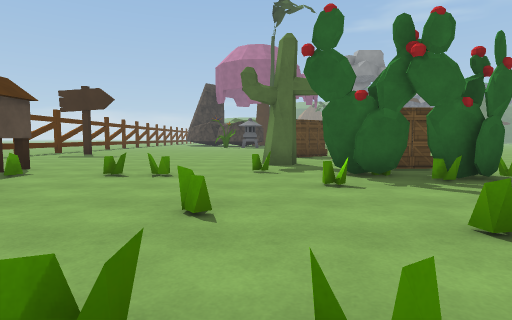
view 1 (above)

24 first-person views from a walk through a 3-D level made in the Unity game engine. The camera is 1.2 m above the floor, tilts 4° down and sees 80° across. The floor is counted in squares, 2 m on a side. Each view is taken from the middle of a square. On the plan, view 1 faces up. The plan holds only what a view shows up to about 9 squares ahead; the rest is blank. The place goes on beyond the plan. Some animated figures are not drawn. Some surface patterns are stand-ins.

view 2
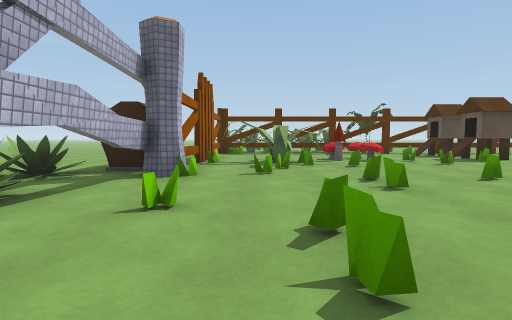

view 3
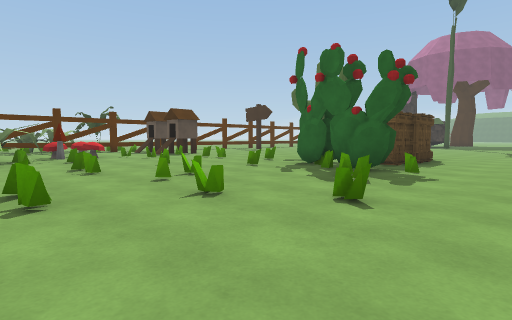

view 4
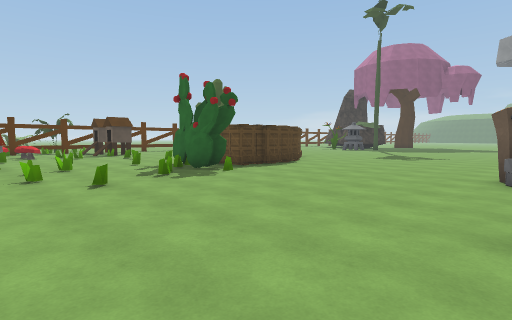

view 5
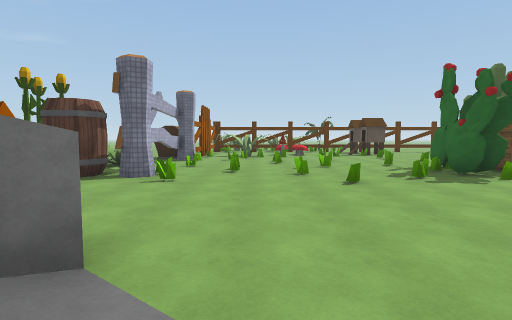

view 6
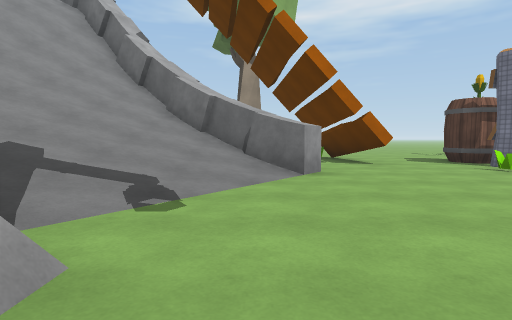

view 7
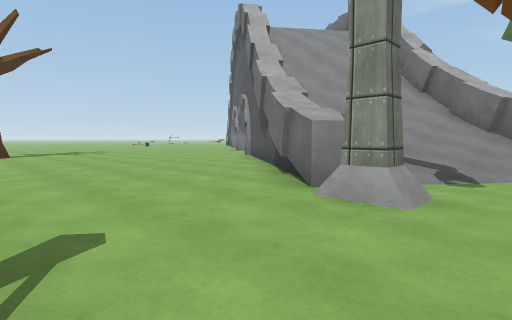

view 8
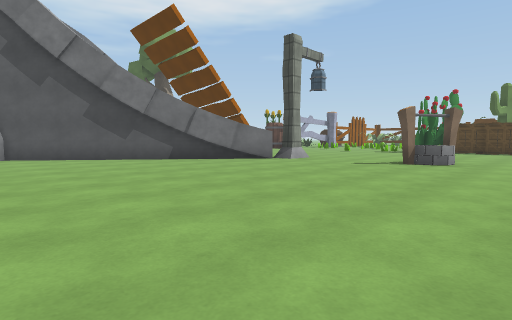

view 9
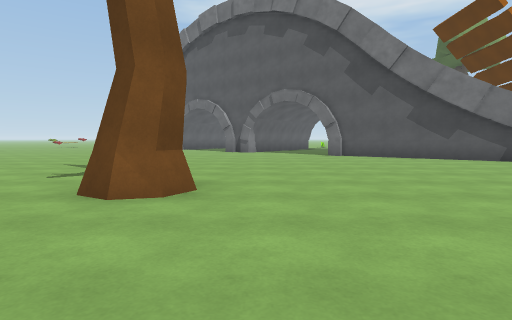

view 10
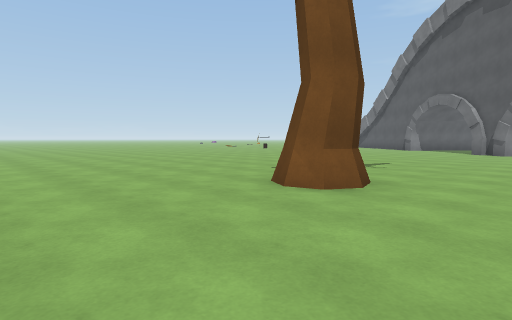

view 11
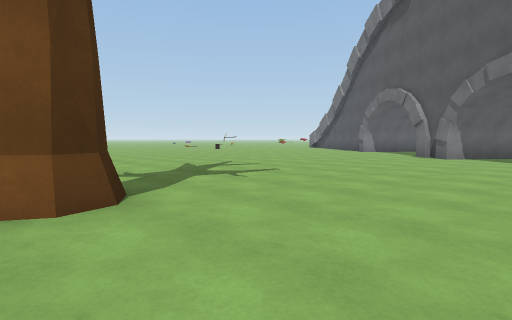

view 12
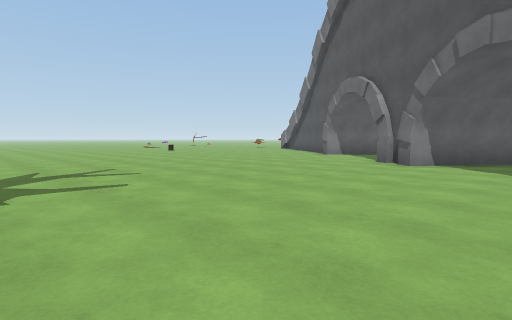

view 13
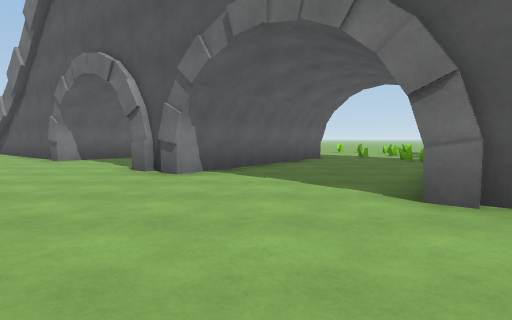

view 14
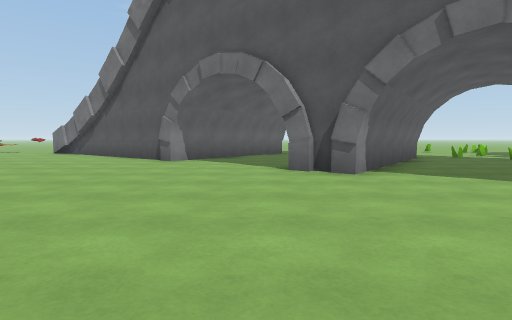

view 15
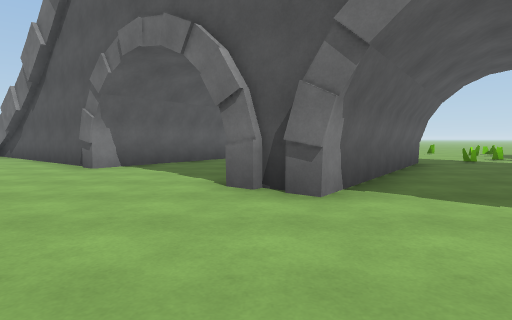

view 16
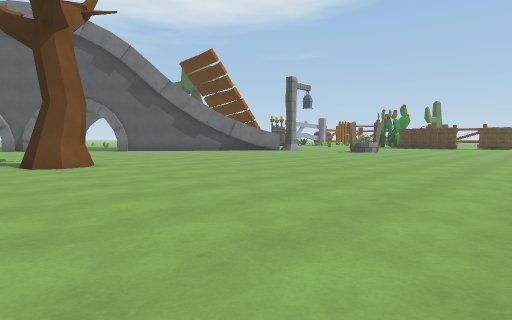

view 17
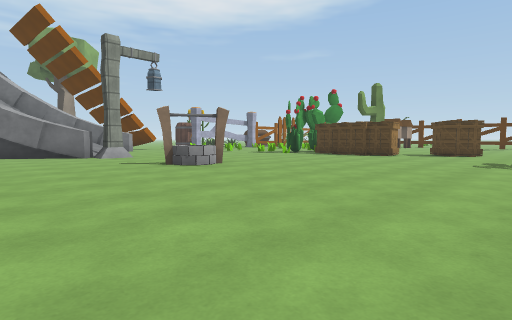

view 18
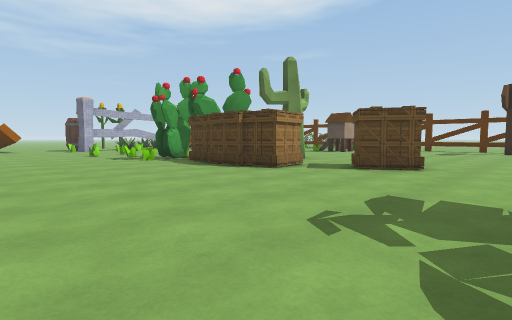

view 19
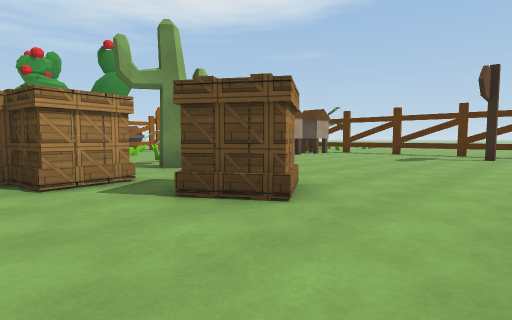

view 20
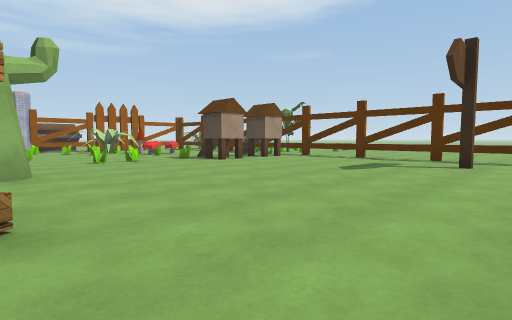

view 21
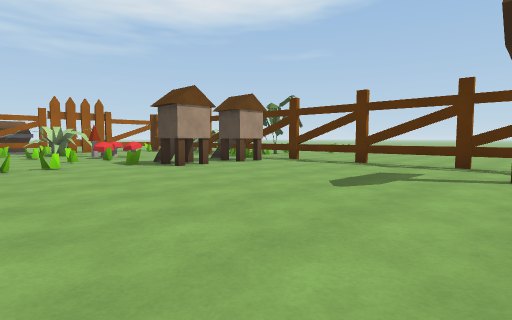

view 22
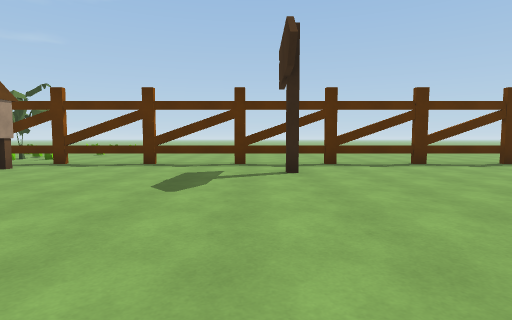

view 23
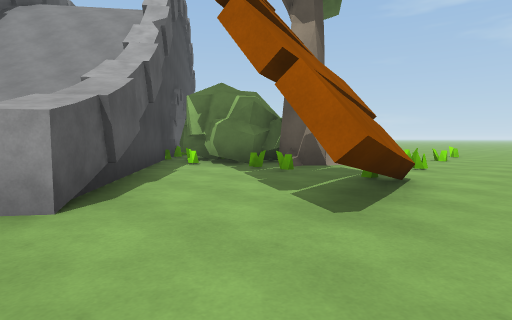

view 24
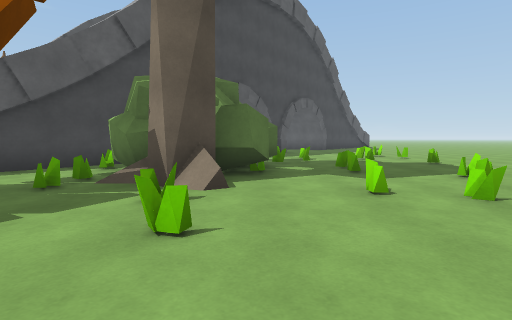

### Floor plan
Key: @ floor where view 1 was taken; # wall or solid block; . floor; / step, stairs or slope; = window, fence, low wall or low ledge; ^ raised ledge; C cactus; R crate; M mushroom; F fence; H chest; P plant; B barrel; S streetlight; T thing the floor can be seen under or through; O other object.
Columns run from 12 left of view 1 to 26 right of it. Each row starts with its distance up from view 1.
 13   ..#......................   ......
 12   ..=.#.............................
 11 ....#.........R.....................
 10 ....=........RR.....................
  9  ...#................................
  8   ..=..........R.......................
  7   ..T.......C#.R......^................
  6   ..TT.#.......R.................O.....
  5   =.TT.##.=.=##C#................#O....
  4   ##   ......=.........................
  3        .==......=.....S#...............
  2        OM.....=..=.....##..............
  1        MM#..=.==......//##.............
  0         ###.@........////###...........
 -1        .##==..==....///////##..........
 -2        ..###.=##....##//////##.........
 -3        FFHH##=###.#..###//////.........
 -4          HH..P.B#.##...##////..........
 -5         ...P.   ...#...###//....##.....
 -6         ...  OP  ....O##### ...##......
 -7                   .==O###  =..## ...#..
 -8                  .....###. ..##  .. ##.
 -9                   .......=..=.       ##
-10                   .==..=..=..
-11                   ...==..==
-12                   .. ...=..
-13                        ....
-14                         ...
-15                          ..

Where each view was taken, in squares from view 1:
view 1: 0 up, 0 right, facing up
view 2: 1 down, 4 right, facing left
view 3: 1 down, 6 right, facing up-left
view 4: 0 up, 10 right, facing up-left
view 5: 0 up, 10 right, facing left
view 6: 4 up, 9 right, facing down
view 7: 6 up, 9 right, facing down-right
view 8: 9 up, 18 right, facing down-left
view 9: 9 up, 20 right, facing down
view 10: 9 up, 19 right, facing down-right
view 11: 6 up, 18 right, facing down-right
view 12: 3 up, 18 right, facing down-right
view 13: 1 up, 19 right, facing down
view 14: 1 up, 22 right, facing down
view 15: 1 down, 21 right, facing down
view 16: 13 up, 23 right, facing down-left
view 17: 13 up, 14 right, facing down-left
view 18: 13 up, 8 right, facing down-left
view 19: 13 up, 4 right, facing down-left
view 20: 13 up, 1 right, facing down-left
view 21: 12 up, 1 left, facing down-left
view 22: 11 up, 1 left, facing left
view 23: 1 down, 5 right, facing down-right
view 24: 8 down, 5 right, facing right
